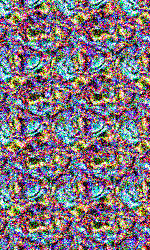
#> input picture noisy_pattern.png, 150 x 250 px
$ python PyEye.py   (Python 2 division)
#> lines starting #> are read from the running program, lines starting #| are printed output that depends on the picture; after the words box and inside, x2 and y2 are one past the last pixel; in counts of white or black regions, pixels touching at a corner belong together
#PyEye.py

import matplotlib.pyplot as plt
from pylab import *
import numpy
from PIL import Image


#import pdb # TODO: remove me

def moving():
    for i in range(40):
        main(dist_from_middle = i)

def main(dim=(250,600), dist_from_middle = 50, bg_file='noisy_pattern2.png', mask_file='circle.bmp', out_file_name='animated', out_file_type='png'):
# NOTE: strange how it makes you put it in y,x

    canvas = CreateBackground(noisefile=bg_file)

    # TODO: make function to convert depth to shift
    mask_panel = MakeMask(mask_file) # default is circle.bmp


    # TODO: this uses the mask for the panel. they're the same for now, but no guarantee
    # TODO: when this goes OO, we can easily grab the panel's size prop
    # TODO: figure out a way to not need this...
    panel_size = mask_panel.shape
    slice_size = panel_size[1]

    top_corner = ( 0, (dim[1] - slice_size)/2 - dist_from_middle )
    #top_corner = ( 0, (dim[1] - slice_size)/2 - 50 )
    decal_panel = GetShape(canvas, mask_panel, top_corner) # TODO: we really need to rename "shape"
    final_img = AssembleLayer(canvas, decal_panel, top_corner, primary_shift=10, shadow_shift=-slice_size)

    figure(),imshow(final_img)
    #savefig(out_file_name+'1.'+out_file_type,format=out_file_type,bbox_inches='tight')
    savefig(out_file_name + '_%u'%(dist_from_middle)+'.'+out_file_type,format=out_file_type,bbox_inches='tight')

    '''
    #can I make a second picture on the thing?
    mask_panel = MakeMask('star.bmp')
    top_corner = ( 0, (dim[1] - slice_size)/2 -30 )
    decal_panel = GetShape(final_img, mask_panel, top_corner) # TODO: we really need to rename "shape"
    final_img = AssembleLayer(final_img, decal_panel, top_corner, primary_shift=10, shadow_shift=-slice_size)
    figure(),imshow(final_img)
    savefig(out_file_name+'2.'+out_file_type,format=out_file_type,bbox_inches='tight')
    '''

    return final_img


def CreateBackground(noisefile, num_blocks = 4):
    background_panel = ReadNoiseBlock(noisefile)

    bgs = background_panel.shape
    dim = (bgs[0], bgs[1] * num_blocks)

    canvas = CreateCanvas(dim)
    canvas = CopyNoiseBlock(canvas, background_panel, num_blocks)

    return canvas


def CreateCanvas(dim):
    # a=numpy.zeros([dim[0],dim[1],4],dtype='uint8')
    a=numpy.zeros([dim[0],dim[1],3],dtype='uint8') # gs no aplpha
    return a

def ReadNoiseBlock(noisefile):
    img = Image.open(noisefile)
    img = numpy.array(img,dtype='uint8')
    img = img[:,:,0:3] # gs no alpha

    return img

def CopyNoiseBlock(img, background_panel, num_blocks): # maybe call this ReplicateNoiseBlock ?
    final = img.copy()
    for i in range(num_blocks):
        size = 150
        start = i * size
        final[:,start:size+start,:]=background_panel
    return final

def MakeMask(maskfile='circle.bmp'):
    mask = Image.open(maskfile)

    #figure(),imshow(mask)
    #savefig('mm_mask.png',format='png',bbox_inches='tight')

    mask = numpy.array(mask) > (255/2) # super simple comparator
    mask = mask!=0
    #print 'mm: masktype is ',mask.dtype
    ### 27 JULY 2012 6:37am (probably CDT): THIS BOOL FIXED IT!  BL

    #figure(),imshow(mask)
    #savefig('mm_mask2.png',format='png',bbox_inches='tight')

    return mask

# more like "fill template"
def GetShape(canvas, mask, position):

    # [4 lines of commented-out code are left out]

    ylen=mask.shape[0]
    xlen=mask.shape[1]

    # position is the canvas location of top corner of decal_panel
    ystart = position[0]
    xstart = position[1]

    yend = ystart + ylen
    xend = xstart + xlen

    cut_slice = numpy.zeros([ylen,xlen,3],dtype='uint8')
    cut_slice = canvas[ ystart:yend, xstart:xend, 0:3 ] * mask

    return cut_slice

# put filled template on empty canvas-sized layer at the right place
def ShiftShape(img_size, cut_shape, insert_position, shift):

    # canvas_with_shifted_shape = numpy.zeros([img_size[0],img_size[1],4],dtype='uint8')
    canvas_with_shifted_shape = numpy.zeros([img_size[0],img_size[1],3],dtype='uint8') # gs no alpha
    # paste the cut shape on the array of zeros, at the shifted position

    ystart = insert_position[0]
    xstart = insert_position[1] + shift

    '''
    ########################
    # 24 JULY 2012: testing, because ShiftShape produces inverted colors in cutout when
    # shape is added to canvas.
    #
   cut_shape_ylen = cut_shape.shape[0]
    cut_shape_xlen = cut_shape.shape[1]

    xend = xstart + cut_shape_xlen
    yend = ystart + cut_shape_ylen

    print 'ss canvas_with_shifted_shape.shape: ', canvas_with_shifted_shape.shape # size is 4
    print 'ss cut_shape.shape: ', cut_shape.shape #size is 3

    print ystart, yend
    print xstart, xend
    canvas_with_shifted_shape[ ystart:yend, xstart:xend, 0:3 ] = cut_shape
    print canvas_with_shifted_shape[:,:,3]

    #Bev added the following on 25 July 2012 on an airplane between Baltimore and Houston
    #It fixes one problem (the canvas-being-blank problem)
    canvas_with_shifted_shape[:,:,3] = 255


    figure(),imshow(cut_shape)
    savefig('ss_cut_shape2.png',format='png',bbox_inches='tight')
    numpy.save('cut_shape.npy',cut_shape)

    figure(),imshow(canvas_with_shifted_shape[ ystart:yend, xstart:xend, 0:3 ])
    savefig('ss_canvas_with_shifted_shape_panel.png',format='png',bbox_inches='tight')

    figure(),imshow(canvas_with_shifted_shape)
    savefig('ss_canvas_with_shifted_shape.png',format='png',bbox_inches='tight')
    savefig('BALALALALLALAL.png',format='png',bbox_inches='tight')
    numpy.save('canvas_with_shifted_shape.npy',canvas_with_shifted_shape)
    #
    ########################
    '''

    if (xstart < 0): # shadow
        cut_shape = cut_shape[:,-xstart:]
        #inv_template = inv_template[:,-xstart:]

    if (xstart + cut_shape.shape[1] > img_size[1]): # primary
        cut_shape = cut_shape[:,0:img_size[1]-xstart]
        #inv_template = inv_template[:,0:img_size[1]-xstart]
    # TODO: Need to do the same for y-axis

    cut_shape_ylen = cut_shape.shape[0]
    cut_shape_xlen = cut_shape.shape[1]

    xend = xstart + cut_shape_xlen
    yend = ystart + cut_shape_ylen

    canvas_with_shifted_shape[ max(ystart,0):min(yend,img_size[0]),\
            max(xstart,0):min(xend,img_size[1]), 0:3 ] = cut_shape
    # canvas_with_shifted_shape[:,:,3] = 255  # gs no alpha

    figure(),imshow(canvas_with_shifted_shape)
    savefig('ss_canv_w_shift_shape.png',format='png',bbox_inches='tight')

    return canvas_with_shifted_shape

# 'canvas' is indian food on canvas-sized layer
# we need a word for filled template, panel-sized - decalpanel
# also for filled template, canvas-sized - decallayer, "layer means 'canvas-sized'"
# what's a word for filled template?
def ApplyDecalLayerToCanvas(canvas, decal_layer):
    # This will return the canvas with decal applied at the shift location
    p = decal_layer!=0 # bunch of true/false values
    #p = numpy.nonzero(decal_layer==0)

    print p.shape,canvas.shape,decal_layer.shape
    for i in range(canvas.shape[0]):
        for j in range(canvas.shape[1]):
            if p[i,j,0]: canvas[i,j,:] = decal_layer[i,j,:]

    # [4 lines of commented-out code are left out]
    return canvas

# SHADOW SHIFT MUST BE NEGATIVE
def AssembleLayer(canvas, decal_panel, insert_position, primary_shift, shadow_shift):
    # xstart for shadow: (shift = shadow_shift + primary_shift)
    # for shadow_shift: shift is relative to primary shift

    img_size = canvas.shape
    primary_decal_layer = ShiftShape(img_size, decal_panel,\
                                         insert_position,\
                                         primary_shift)
    canvas1 = ApplyDecalLayerToCanvas(canvas, primary_decal_layer)


    shadow_decal_layer = ShiftShape(img_size, decal_panel,\
                                        insert_position,\
                                        shadow_shift + primary_shift)
    canvas2 = ApplyDecalLayerToCanvas(canvas1, shadow_decal_layer)
    return canvas2

if __name__=="__main__":
    #p=main(bg_file='grid.png')
    p=main(bg_file='noisy_pattern.png')
#> in ReadNoiseBlock, img is the input picture: PIL image 150x250 RGBA; mean R, G, B, A 128.3, 116.6, 125.3, 255
#> in CopyNoiseBlock, `final = img.copy()`: final: shape (250, 600, 3); every value is 0
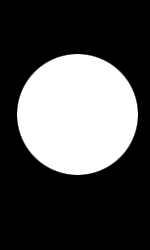
#> input picture circle.bmp, 150 x 250 px
#> in MakeMask, mask is the input picture: PIL image 150x250 RGB; min 0, max 255, mean 77.9
#> in MakeMask, `mask = numpy.array(mask) > (255/2)`:
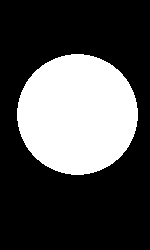
#> mask: shape (250, 150, 3) bool; 30.5% white; 1 white region, box (x1, y1, x2, y2) and area: (17, 54, 138, 175) 11433
#| (250, 600, 3) (250, 600, 3) (250, 600, 3)
#> after the loop in ApplyDecalLayerToCanvas, `for i in range(canvas.shape[0]):`: canvas: shape (250, 600, 3); mean of channels 0, 1, 2 129.2, 116.8, 125.5
#| (250, 600, 3) (250, 600, 3) (250, 600, 3)
#> after the loop in ApplyDecalLayerToCanvas (call 2), `for i in range(canvas.shape[0]):`:
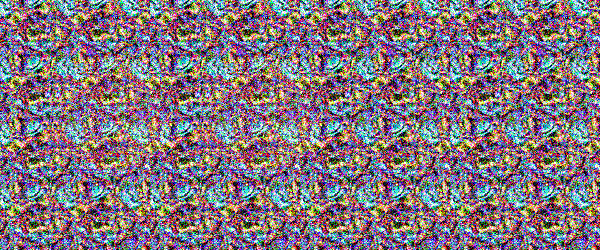
#> canvas: shape (250, 600, 3); mean of channels 0, 1, 2 130.1, 116.9, 125.7; drawn as R, G, B
    moving()
#> call 2 of ReadNoiseBlock, with noisefile = 'noisy_pattern2.png'
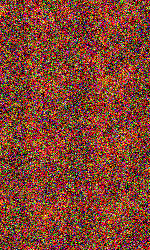
#> input picture noisy_pattern2.png, 150 x 250 px
#> in ReadNoiseBlock, img is the input picture: PIL image 150x250 RGBA; mean R, G, B, A 129.7, 67.2, 47.8, 255
#| (250, 600, 3) (250, 600, 3) (250, 600, 3)
#> after the loop in ApplyDecalLayerToCanvas (call 3), `for i in range(canvas.shape[0]):`:
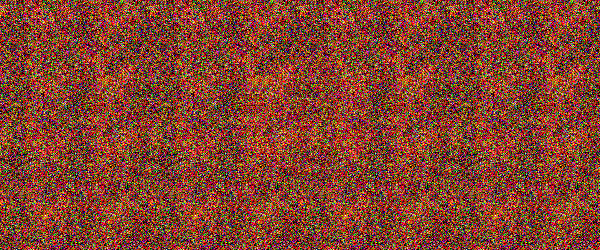
#> canvas: shape (250, 600, 3); mean of channels 0, 1, 2 130.6, 67.1, 47.7; drawn as R, G, B
#| (250, 600, 3) (250, 600, 3) (250, 600, 3)
#> after the loop in ApplyDecalLayerToCanvas (call 4), `for i in range(canvas.shape[0]):`:
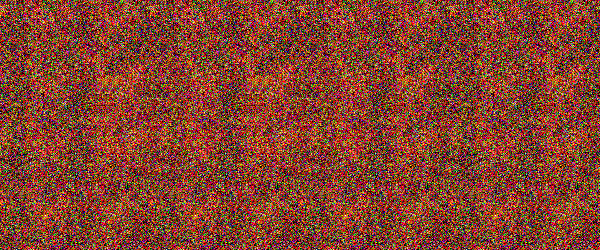
#> canvas: shape (250, 600, 3); 7.03% of pixels changed, all inside (x1, y1, x2, y2) = (102, 54, 223, 175); drawn as R, G, B
    #p=main(mask_file='star.bmp',bg_file='noisy_pattern.png')
    print 'test'
    #plt.figure(),plt.imshow(p)

    fig = plt.figure()
    ax = plt.subplot(111)
    plt.imshow(p)

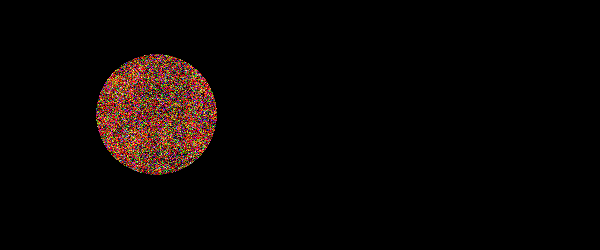
#> shown: shape (250, 600, 3); mean R, G, B 10, 5.2, 3.6
